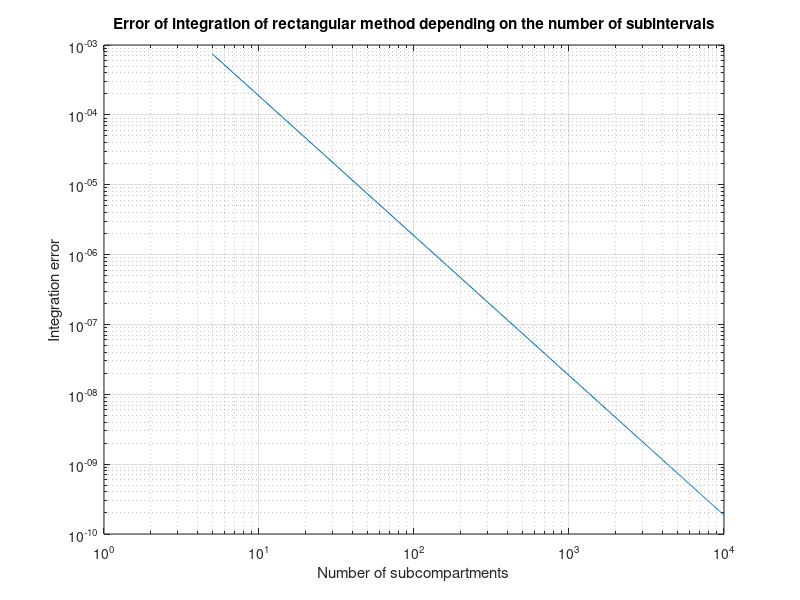

MATLAB code for this plot:
function [integration_error, Nt, ft_5, integral_1000] = zadanie1()
    % Numeryczne całkowanie metodą prostokątów.
    % Nt - wektor zawierający liczby podprzedziałów całkowania
    % integration_error - integration_error(1,i) zawiera błąd całkowania wyznaczony
    %   dla liczby podprzedziałów równej Nt(i). Zakładając, że obliczona wartość całki
    %   dla Nt(i) liczby podprzedziałów całkowania wyniosła integration_result,
    %   to integration_error(1,i) = abs(integration_result - reference_value),
    %   gdzie reference_value jest wartością referencyjną całki.
    % ft_5 - gęstość funkcji prawdopodobieństwa dla n=5
    % integral_1000 - całka od 0 do 5 funkcji gęstości prawdopodobieństwa
    %   dla 1000 podprzedziałów całkowania

    reference_value = 0.0473612919396179; % wartość referencyjna całki

    Nt = 5:50:10^4;
    integration_error = [];
    %%%%%
    integration_result = [];
	for i = 1:length(Nt)
		integration_result(i) = integral(@f, Nt(i));  % Całka dla bieżącej liczby podprzedziałów
		integration_error(i) = abs(integration_result(i) - reference_value);  % Bezwzględny błąd całki
	end
    
    ft_5 = f(5);  % Fnkcji gęstości prawdopodobieństwa
    integral_1000 = integral(@f, 1000);  % Całki funkcji gęstości prawdopodobieństwa

    figure;
	loglog(Nt, integration_error);
	xlabel('Number of subcompartments');
	ylabel('Integration error');
	title('Error of integration of rectangular method depending on the number of subintervals');
	grid on;
    saveas(gcf, 'zadanie1.png');
    %%%%%
end

%%%%%
function d = f(t)  % Wzór (1) - gęstość prawdopodobieństwa rozkładu normalnego ze średnią oraz odchyleniem standardowym
	sig = 3;
	u = 10;
	d = 1/(sig*sqrt(2*pi)) * exp(-((t-u).^2)/(2*sig^2));
end

function res = integral (f, N)  % Całkowania metodą prostokątów
	a = 0;
	b = 5;
	h = (b-a)/N;
	res = 0;
	for i = 1:N
		x = a + (i-1)*h + a + i*h;
		res = res + f(x/2); 
	end
	res = res*h;  % Suma * szerokość podprzedziałów
end
%%%%%